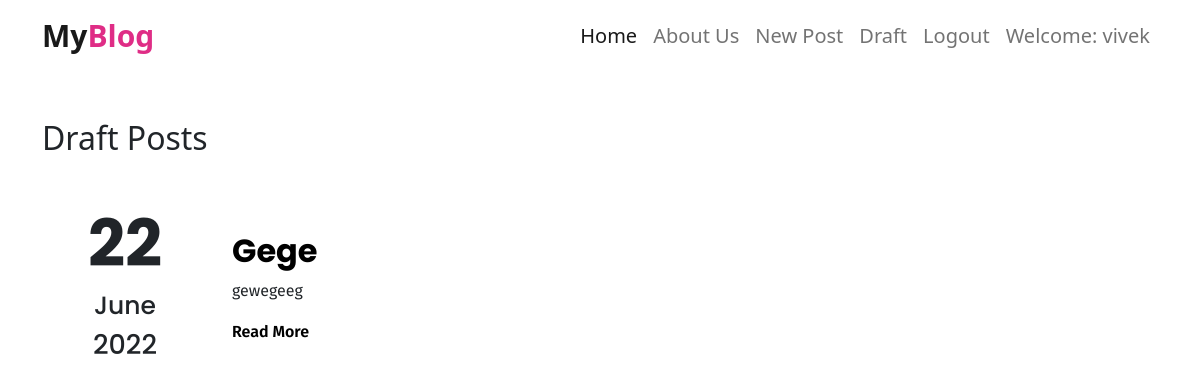
Page /drafts/ (signed in) on the committed database.
### blog/models.py (models this page shows, shortened)
class Post(models.Model):
    author = models.ForeignKey('auth.User', on_delete=models.CASCADE)
    title = models.CharField(max_length=264)
    text = models.TextField()
    create_date = models.DateTimeField(default=timezone.now())
    published_date = models.DateTimeField(blank=True, null=True)

### blog/views.py (the view)
# urls.py: path('drafts/', views.DraftPostView, name='draft_post'),
@login_required
def DraftPostView(request):
    context = {}
    context["posts"] = Post.objects.filter(published_date__isnull=True).order_by('create_date')
    return render(request, "blog/draft_list.html", context)

### blog/templates/blog/draft_list.html
{% extends 'blog/base.html' %}
{% block content %}
    {% for post in posts %}
    <div class="centerstrage mt-5">
    <h2 class="mb-5">Draft Posts</h2>
        <div class="row align-items-center">
            <div class="col-md-2">
                <h1 class="date">{{post.create_date|date:"d"}}</h1>
                <h5 class="month">{{post.create_date|date:"F"}}</h5>
                <h5 class="year">{{post.create_date|date:"Y"}}</h5>
            </div>
            <div class="col-md-10">
                <h2 >
                    <a id="post_title" href="{% url 'post_detail' pk=post.pk %}">{{post.title}}</a>
                </h2>
                <p class="post_content">{{post.text|truncatechars:500}}</p>
                <a class="read_more_link" href="{% url 'post_detail' pk=post.pk %}">Read More</a>
            </div>
        </div>
    </div>
    {% endfor %}
{% endblock %}

### blog/templates/blog/base.html (shortened to what this page needs)
<!DOCTYPE html>
{% load static %}
<html lang="en">
<head>
    <link href="https://cdn.jsdelivr.net/npm/bootstrap@5.2.0-beta1/dist/css/bootstrap.min.css" rel="stylesheet">
    <link rel="stylesheet" href="//cdn.jsdelivr.net/npm/medium-editor@latest/dist/css/medium-editor.min.css" type="text/css" media="screen" charset="utf-8">
    <link rel="stylesheet" href="{% static 'css/style.css' %}">
</head>
<body>
  <nav class="navbar navbar-expand-lg navbar-light ">
    <div class="container nav-container" id="navbar">
    <a class="navbar-brand nav-logo logo" href="{% url 'post_list' %}">My<span class="logo-1">Blog</span></a>
    <div class="collapse navbar-collapse justify-content-end" id="navbarNavDropdown">
      <ul class="navbar-nav nav-list">
        <li class="nav-item">
            <a class="nav-link active" href="{% url 'post_list' %}">Home</a>
        </li>
        <li class="nav-item">
            <a class="nav-link" href="{% url 'about' %}">About Us</a>
        </li>
        {% if user.is_authenticated %}
          <li class="nav-item">
            <a class="nav-link" href="{% url 'new_post' %}">New Post</a>
          </li>
          <li class="nav-item">
            <a class="nav-link" href="{% url 'draft_post' %}">Draft</a>
          </li>
          <li class="nav-item">
            <a class="nav-link" href="{% url 'logout' %}">Logout</a>
          </li>
          <li class="nav-item">
            <a class="nav-link">Welcome: {{user.username}}</a>
          </li>
        {% else %}
        <li class="nav-item">
          <a class="nav-link" href="{% url 'login' %}">Login</a>
        </li>
      {% endif %}
      </ul>
    </div>
    </div>
  </nav>
   <div class="content container">
      <div class="row">
          <div class="col">
            <div class="blog_posts">
              {% block content %}
              {% endblock %}
            </div>
          </div>
      </div>
    </div>
</body>
</html>

### blog/static/css/style.css (style rules this page uses)
.centerstrage { margin-right: auto; margin-left: auto; }
.logo { font-size: 30px; font-weight: bold; }
.logo-1 { color:#df2d86; }
.nav-item { font-size: 20px; }
#post_title { text-decoration: none; text-transform: capitalize; color: black; font-family: 'Poppins',sans-serif; font-weight: bold; }
.post_content { font-family: 14px; font-family: 'Fira Sans', sans-serif; }
.date { font-size: 65px; font-family: 'Poppins',sans-serif; font-weight: bold; text-align: center; }
.month { font-size: 25px; font-family: 'Poppins',sans-serif; text-align: center; }
.year { font-size: 27px; font-family: 'Poppins',sans-serif; text-align: center; }
.read_more_link { text-decoration: none; font-family: 'Fira Sans', sans-serif; font-size: 16px; color: black; font-weight: 600; }

### rows in the picture
Post: create_date "22", create_date "June", create_date "2022", title "Gege", text "gewegeeg"

### other values in the picture
{{ user.username }} "vivek"
